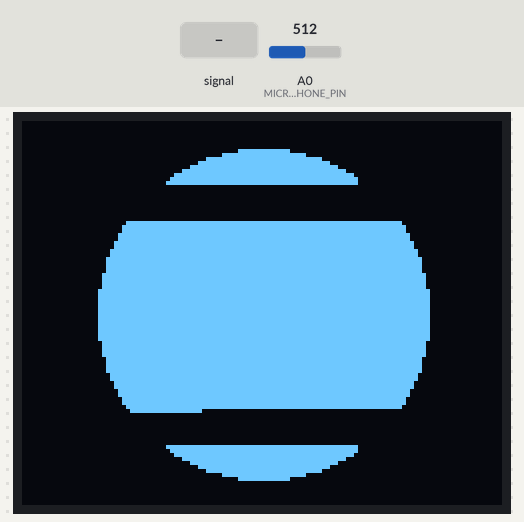
A sketch run on a simulated Arduino Uno, built with avr-gcc and run on an emulated ATmega328P. On the bench: 120×96 one-colour display. The test bench sets the inputs (shaded band); at power-on: A0 (MICROPHONE_PIN) = 512. What the sketch prints to the serial monitor is not drawn.

Above: at 1.2 s.
1.3 s: A0 (MICROPHONE_PIN) fed a 200 Hz sine of ±460 counts around its level
At 2.47 s:
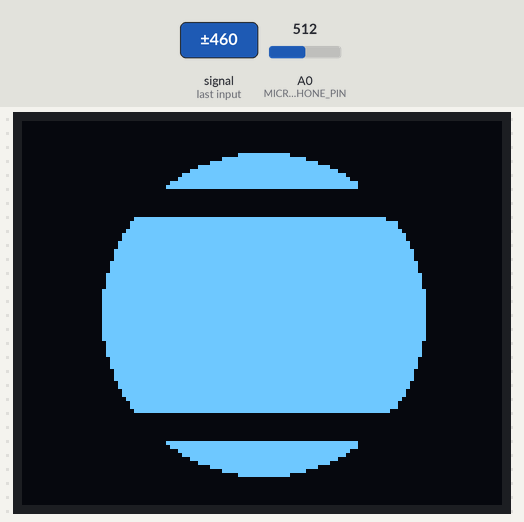
3.3 s: A0 (MICROPHONE_PIN) set to 610
At 4.9 s:
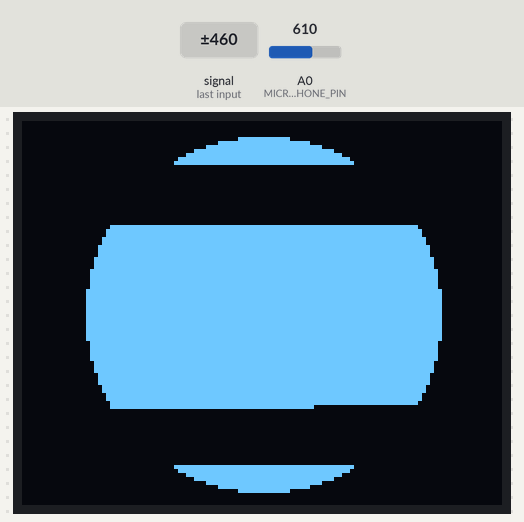
5.2 s: A0 (MICROPHONE_PIN) fed a 2 Hz sine of ±306 counts around its level
At 5.81 s:
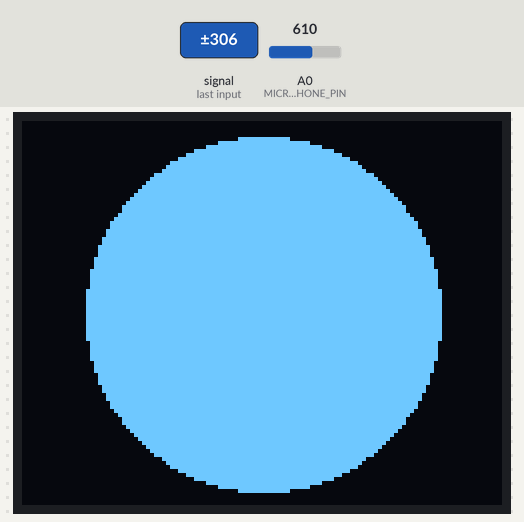
6.8 s: A0 (MICROPHONE_PIN) set to 0
At 8.3 s:
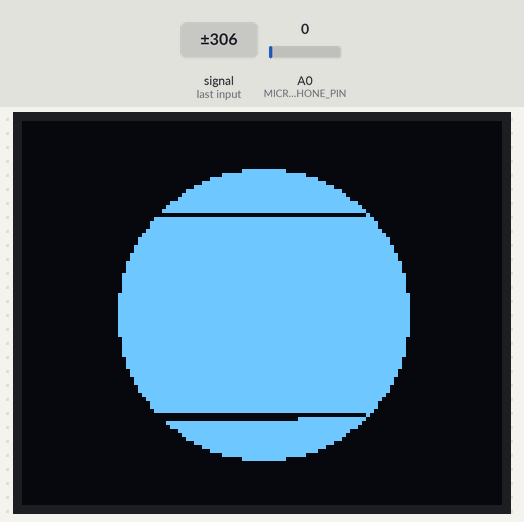
Timing chart, 0 to 9.8 s (numbered marks = the images above; inputs shaded):
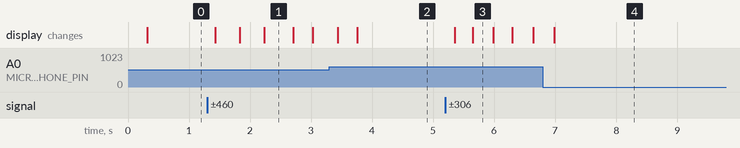

Measured:
- after the input at 1.3 s, the display: changes after 0.13 s (image 1)
- after the input at 3.3 s, the display: first changes after 0.14 s (image 2 shows a later state)
- after the input at 5.2 s, the display: first changes after 0.15 s (image 3 shows a later state)

The sketch:

UMLight.ino
```cpp
////////////////////////////////////////////
//
// UselessMachine HAL9000
// TVOut light and microphone


////////////////////////////////////////////
//
// WS281x Leds
//
/* replaced with TV Out
#include <Adafruit_NeoPixel.h>
#define LEDS_DATA_PIN 8
#define NUMBER_OF_LEDS 20
// Parameter 1 = number of pixels in strip
// Parameter 2 = pin number (most are valid)
// Parameter 3 = pixel type flags, add together as needed:
//   NEO_KHZ800  800 KHz bitstream (most NeoPixel products w/WS2812 LEDs)
//   NEO_KHZ400  400 KHz (classic 'v1' (not v2) FLORA pixels, WS2811 drivers)
//   NEO_GRB     Pixels are wired for GRB bitstream (most NeoPixel products)
//   NEO_RGB     Pixels are wired for RGB bitstream (v1 FLORA pixels, not v2)
Adafruit_NeoPixel strip = Adafruit_NeoPixel(NUMBER_OF_LEDS, LEDS_DATA_PIN, NEO_GRB + NEO_KHZ800);
*/

////////////////////////////////////////////
//
// TV Out
//
#include <TVout.h>
TVout TV;
//NOTE: TVOut is ALWAYS using Pin 9 and Pin 7 on arduino Uno
static unsigned long tvFrameRate = 0;

////////////////////////////////////////////
//
// Microphone breakout
// Connect AUD to analog input pin
// Connect VCC to 3.3V (3.3V yields the best results)
//
#define MICROPHONE_PIN    0


////////////////////////////////////////////
//
// Smoothing
// Define the number of samples to keep track of.  The higher the number,
// the more the readings will be smoothed, but the slower the output will
// respond to the input.  Using a constant rather than a normal variable lets
// use this value to determine the size of the readings array.
const int numReadings = 10;
int readings[numReadings];      // the readings from the analog input
int readIndex = 0;              // the index of the current reading
int total = 0;                  // the running total
int micAmplitudeAverage = 0;    // the average


void setup() {
  Serial.begin(9600);
  //If it prints less than 700, you can not add SD.h.
  //SD.h has a 512 byte buffer for SD blocks and you will need about 200 for stack.
  freeMem();

  // Smoothing
  // initialize all the readings to 0:
  for (int thisReading = 0; thisReading < numReadings; thisReading++) {
    readings[thisReading] = 0;
  }

  // init TV
  tvSetup();

  // init leds
  //ledsSetup();

}

void loop()
{
  // smooth microphone input avarage
  smoothingLoop();

  // set and change red light brightness based on microphone input
  microphoneLoop();
}

void tvSetup() {
  TV.begin(PAL,120,96);

  /*
  // test circles
  TV.clear_screen();
  TV.draw_circle(TV.hres()/2,TV.vres()/2,TV.vres()/2,WHITE);
  TV.delay(2000);
  TV.draw_circle(TV.hres()/2,TV.vres()/2,TV.vres()/3,WHITE);
  TV.delay(2000);
  TV.draw_circle(TV.hres()/2,TV.vres()/2,TV.vres()/4,WHITE);
  TV.delay(2000);
  //TV.draw_circle(TV.hres()/2,TV.vres()/2,TV.vres()/5,WHITE);
  //TV.delay(2000);
  //TV.draw_circle(TV.hres()/2,TV.vres()/2,TV.vres()/6,WHITE);
  //TV.delay(2000);
  //TV.draw_circle(TV.hres()/2,TV.vres()/2,TV.vres()/7,WHITE);
  //TV.delay(2000);
*/

}

void smoothingLoop() {

 // subtract the last reading:
  total = total - readings[readIndex];
  // read from the sensor:
  readings[readIndex] = analogRead(MICROPHONE_PIN);
  // add the reading to the total:
  total = total + readings[readIndex];
  // advance to the next position in the array:
  readIndex = readIndex + 1;

  // if we're at the end of the array...
  if (readIndex >= numReadings) {
    // ...wrap around to the beginning:
    readIndex = 0;
  }

  // calculate the average:
  micAmplitudeAverage = total / numReadings;
  // send it to the computer as ASCII digits
  Serial.println(micAmplitudeAverage);
  delay(1);        // delay in between reads for stability
}

void microphoneLoop() {

  // read microphone
  //micAmplitude = analogRead(MICROPHONE_PIN);
  //TEST: print micAmplitude to serial
  //Serial.println(micAmplitude);

  // circle radius
  // map(value, fromLow, fromHigh, toLow, toHigh)
  if (micAmplitudeAverage < 300) micAmplitudeAverage = 300;
  if (micAmplitudeAverage > 600) micAmplitudeAverage = 600;
  uint8_t radius = map (micAmplitudeAverage, 300, 600, 36, 44);

  tvFrameRate++;
  if (tvFrameRate > 10) {
    TV.delay_frame(1);
    TV.clear_screen();
    //radius = TV.vres()/ random (2, 8);
    //TV.draw_circle(TV.hres()/2, TV.vres()/2, radius, WHITE);
    TV.draw_circle(TV.hres()/2, TV.vres()/2, radius, WHITE, INVERT); // add parameter INVERT for full cicle

    tvFrameRate = 0;
  }

}

uint16_t freeMem() {
  char top;
  extern char *__brkval;
  extern char __bss_end;
  Serial.println( __brkval ? &top - __brkval : &top - &__bss_end);
}

/*
void ledsSetup() {
  strip.begin();

  // color all leds as red
  for(uint16_t i=0; i<strip.numPixels(); i++) {
    strip.setPixelColor(i , strip.Color(255, 0, 0));
  }
  strip.show();
}
*/
```
